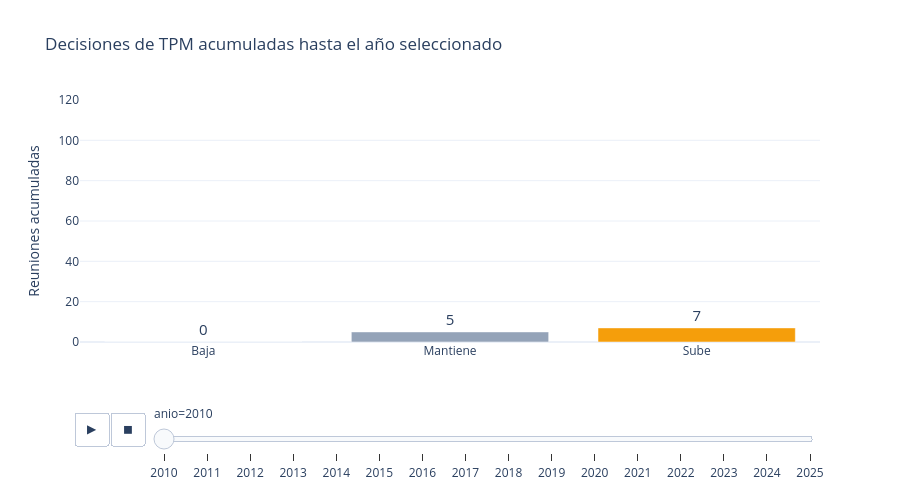

This figure's notebook cell:
### Markdown cell above
## 2. Distribución de decisiones: ¿qué tan desbalanceado está el problema?

Dale *play* o arrastra el *slider* de años: las barras muestran el **acumulado** de decisiones hasta el año seleccionado. En 2025 queda el total: **103 mantenciones, 31 bajas y 27 subidas**.

### Code cell
por_anio = (R.groupby(["anio", "decision"]).size().unstack(fill_value=0)
              .reindex(columns=ORDEN, fill_value=0))
acum = por_anio.cumsum()

acum_long = (acum.reset_index().melt(id_vars="anio", var_name="clave", value_name="acumulado"))
acum_long["Decisión"] = acum_long["clave"].map(ETQ)

fig = px.bar(acum_long, x="Decisión", y="acumulado", color="Decisión", text="acumulado",
             animation_frame="anio", color_discrete_map=COLOR_E,
             category_orders={"Decisión": ORDEN_E}, range_y=[0, 120],
             title="Decisiones de TPM acumuladas hasta el año seleccionado")
fig.update_traces(textposition="outside", textfont_size=15)
fig.update_layout(showlegend=False, yaxis_title="Reuniones acumuladas", xaxis_title="", height=500)
# velocidad de la animación (ms por cuadro y por transición)
fig.layout.updatemenus[0].buttons[0].args[1]["frame"]["duration"] = 700
fig.layout.updatemenus[0].buttons[0].args[1]["transition"]["duration"] = 300
fig.show()

### Figure 1 — Plotly figure (JSON) as saved in the notebook; plotly's stock layout.template omitted (floating-point values rounded to 4 significant figures)
{"data": [{"hovertemplate": "Decisión=%{x}<br>anio=2010<br>acumulado=%{text}<extra></extra>", "legendgroup": "Baja", "marker": {"color": "#0284c7", "pattern": {"shape": ""}}, "name": "Baja", "orientation": "v", "showlegend": true, "text": [0.0], "textfont": {"size": 15}, "textposition": "outside", "type": "bar", "x": ["Baja"], "xaxis": "x", "y": [0], "yaxis": "y"}, {"hovertemplate": "Decisión=%{x}<br>anio=2010<br>acumulado=%{text}<extra></extra>", "legendgroup": "Mantiene", "marker": {"color": "#94a3b8", "pattern": {"shape": ""}}, "name": "Mantiene", "orientation": "v", "showlegend": true, "text": [5.0], "textfont": {"size": 15}, "textposition": "outside", "type": "bar", "x": ["Mantiene"], "xaxis": "x", "y": [5], "yaxis": "y"}, {"hovertemplate": "Decisión=%{x}<br>anio=2010<br>acumulado=%{text}<extra></extra>", "legendgroup": "Sube", "marker": {"color": "#f59e0b", "pattern": {"shape": ""}}, "name": "Sube", "orientation": "v", "showlegend": true, "text": [7.0], "textfont": {"size": 15}, "textposition": "outside", "type": "bar", "x": ["Sube"], "xaxis": "x", "y": [7], "yaxis": "y"}], "layout": {"barmode": "relative", "height": 500, "legend": {"title": {"text": "Decisión"}, "tracegroupgap": 0}, "showlegend": false, "sliders": [{"active": 0, "currentvalue": {"prefix": "anio="}, "len": 0.9, "pad": {"b": 10, "t": 60}, "steps": [{"args": [["2010"], {"frame": {"duration": 0, "redraw": true}, "fromcurrent": true, "mode": "immediate", "transition": {"duration": 0, "easing": "linear"}}], "label": "2010", "method": "animate"}, {"args": [["2011"], {"frame": {"duration": 0, "redraw": true}, "fromcurrent": true, "mode": "immediate", "transition": {"duration": 0, "easing": "linear"}}], "label": "2011", "method": "animate"}, {"args": [["2012"], {"frame": {"duration": 0, "redraw": true}, "fromcurrent": true, "mode": "immediate", "transition": {"duration": 0, "easing": "linear"}}], "label": "2012", "method": "animate"}, {"args": [["2013"], {"frame": {"duration": 0, "redraw": true}, "fromcurrent": true, "mode": "immediate", "transition": {"duration": 0, "easing": "linear"}}], "label": "2013", "method": "animate"}, {"args": [["2014"], {"frame": {"duration": 0, "redraw": true}, "fromcurrent": true, "mode": "immediate", "transition": {"duration": 0, "easing": "linear"}}], "label": "2014", "method": "animate"}, {"args": [["2015"], {"frame": {"duration": 0, "redraw": true}, "fromcurrent": true, "mode": "immediate", "transition": {"duration": 0, "easing": "linear"}}], "label": "2015", "method": "animate"}, {"args": [["2016"], {"frame": {"duration": 0, "redraw": true}, "fromcurrent": true, "mode": "immediate", "transition": {"duration": 0, "easing": "linear"}}], "label": "2016", "method": "animate"}, {"args": [["2017"], {"frame": {"duration": 0, "redraw": true}, "fromcurrent": true, "mode": "immediate", "transition": {"duration": 0, "easing": "linear"}}], "label": "2017", "method": "animate"}, {"args": [["2018"], {"frame": {"duration": 0, "redraw": true}, "fromcurrent": true, "mode": "immediate", "transition": {"duration": 0, "easing": "linear"}}], "label": "2018", "method": "animate"}, {"args": [["2019"], {"frame": {"duration": 0, "redraw": true}, "fromcurrent": true, "mode": "immediate", "transition": {"duration": 0, "easing": "linear"}}], "label": "2019", "method": "animate"}, {"args": [["2020"], {"frame": {"duration": 0, "redraw": true}, "fromcurrent": true, "mode": "immediate", "transition": {"duration": 0, "easing": "linear"}}], "label": "2020", "method": "animate"}, {"args": [["2021"], {"frame": {"duration": 0, "redraw": true}, "fromcurrent": true, "mode": "immediate", "transition": {"duration": 0, "easing": "linear"}}], "label": "2021", "method": "animate"}, {"args": [["2022"], {"frame": {"duration": 0, "redraw": true}, "fromcurrent": true, "mode": "immediate", "transition": {"duration": 0, "easing": "linear"}}], "label": "2022", "method": "animate"}, {"args": [["2023"], {"frame": {"duration": 0, "redraw": true}, "fromcurrent": true, "mode": "immediate", "transition": {"duration": 0, "easing": "linear"}}], "label": "2023", "method": "animate"}, {"args": [["2024"], {"frame": {"duration": 0, "redraw": true}, "fromcurrent": true, "mode": "immediate", "transition": {"duration": 0, "easing": "linear"}}], "label": "2024", "method": "animate"}, {"args": [["2025"], {"frame": {"duration": 0, "redraw": true}, "fromcurrent": true, "mode": "immediate", "transition": {"duration": 0, "easing": "linear"}}], "label": "2025", "method": "animate"}], "x": 0.1, "xanchor": "left", "y": 0, "yanchor": "top"}], "title": {"text": "Decisiones de TPM acumuladas hasta el año seleccionado"}, "updatemenus": [{"buttons": [{"args": [null, {"frame": {"duration": 700, "redraw": true}, "fromcurrent": true, "mode": "immediate", "transition": {"duration": 300, "easing": "linear"}}], "label": "&#9654;", "method": "animate"}, {"args": [[null], {"frame": {"duration": 0, "redraw": true}, "fromcurrent": true, "mode": "immediate", "transition": {"duration": 0, "easing": "linear"}}], "label": "&#9724;", "method": "animate"}], "direction": "left", "pad": {"r": 10, "t": 70}, "showactive": false, "type": "buttons", "x": 0.1, "xanchor": "right", "y": 0, "yanchor": "top"}], "xaxis": {"anchor": "y", "categoryarray": ["Baja", "Mantiene", "Sube"], "categoryorder": "array", "domain": [0, 1], "title": {"text": ""}}, "yaxis": {"anchor": "x", "domain": [0, 1], "range": [0, 120], "title": {"text": "Reuniones acumuladas"}}}}
